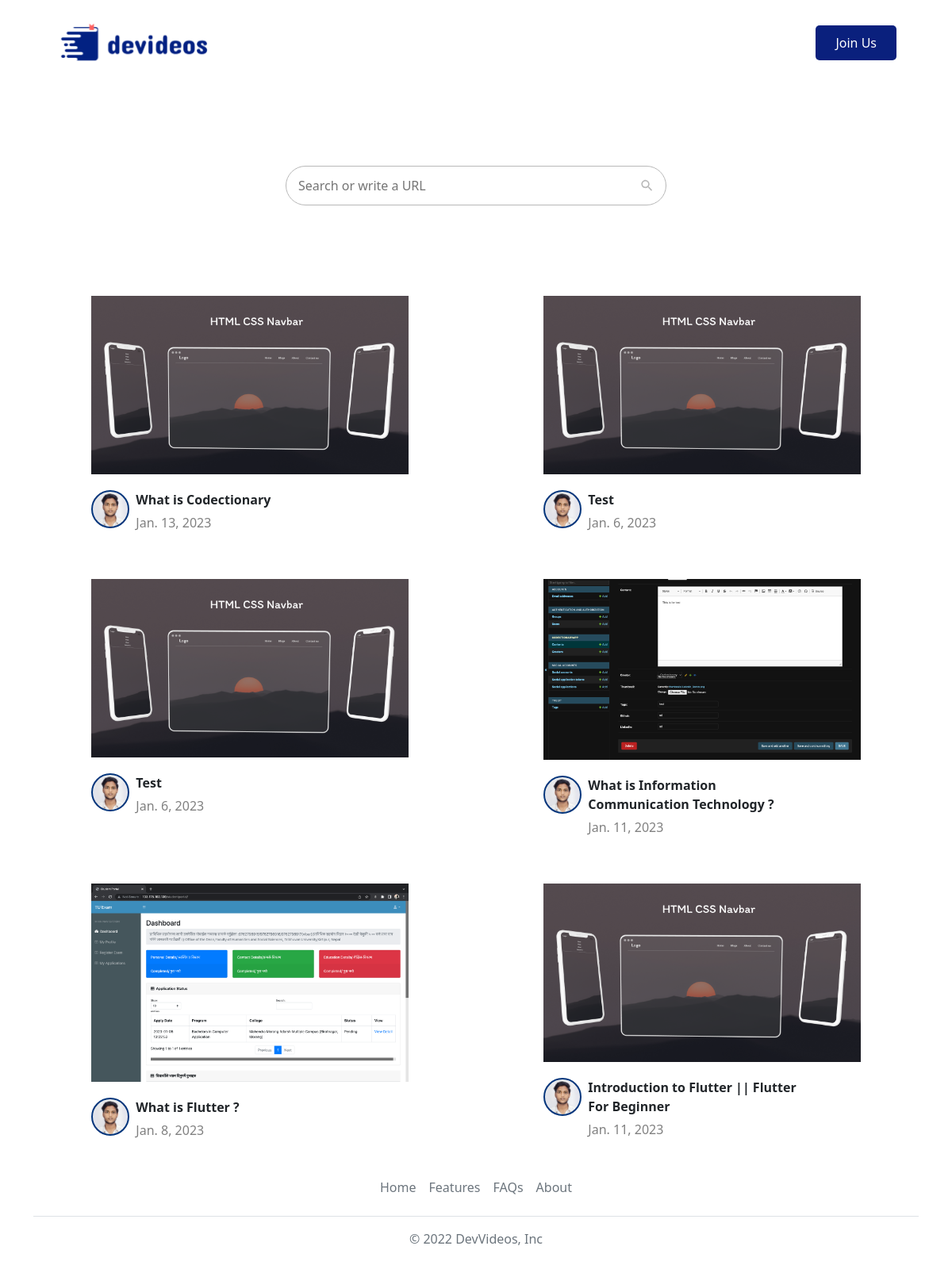
/, run on an earlier commit of the app's database.
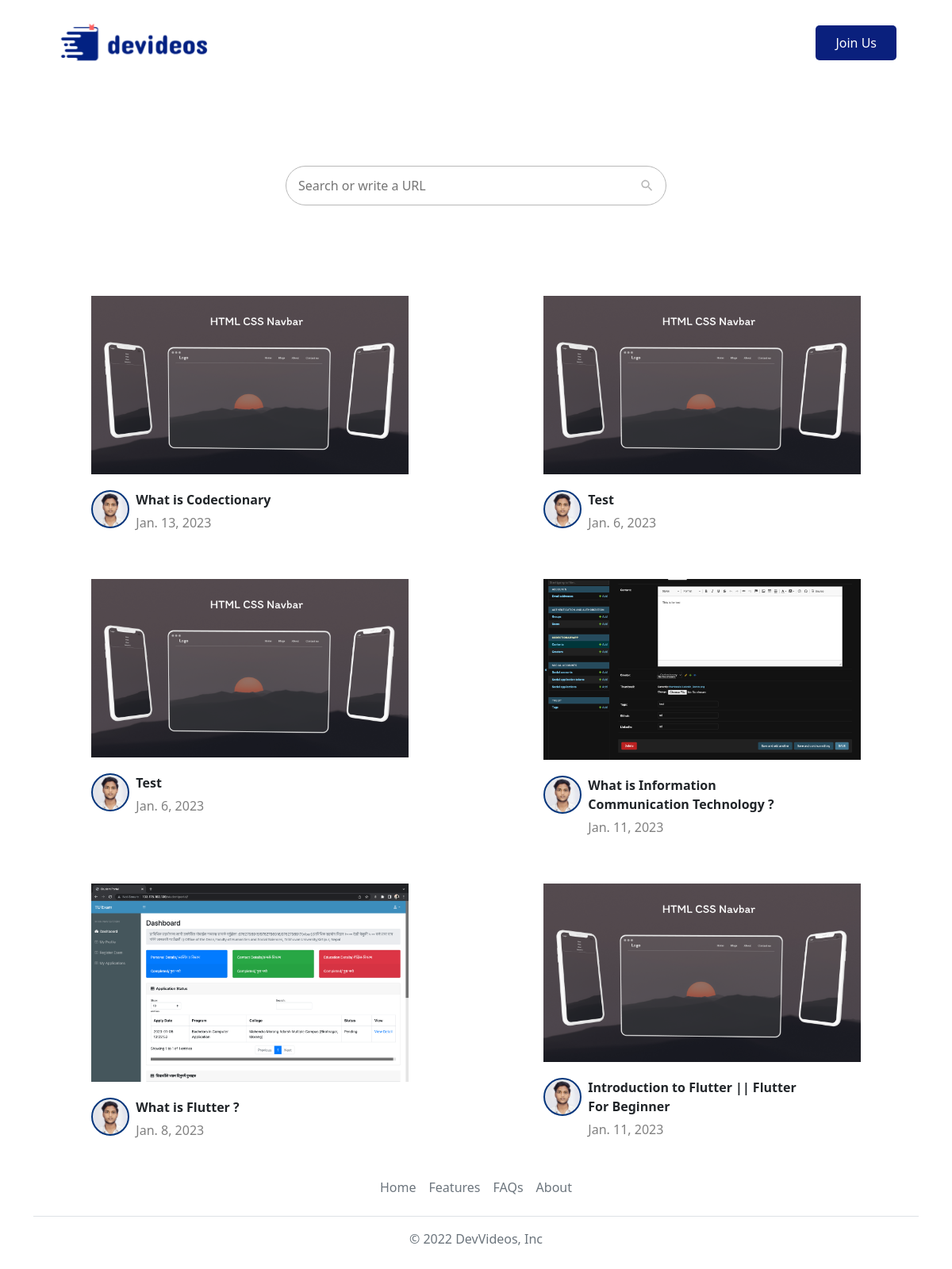
And on a later commit of the database.
### codectionaryapp/models.py (models this page shows, shortened)
class Content(models.Model):
    id = models.IntegerField( unique=True, auto_created=True, editable=False, primary_key=True,)
    title =  models.CharField(max_length=55)
    desciption = models.CharField(max_length=200,  default='')
    video = models.FileField(upload_to='videos/', null=False)
    content = RichTextField()
    views = models.IntegerField(default=0,editable=False)
    rating  = models.FloatField(default=0,editable=False)
    likes = models.IntegerField(default=0,editable=False)
    creator = models.ForeignKey(Creator,on_delete= models.CASCADE,null=True)
    thumbnail = models.ImageField(upload_to='thumbnails/')
    date_uploaded = models.DateField(auto_now=True);
    tags = models.CharField(max_length=100,default='')
    github = models.CharField(max_length=500,default='')
    linkedin = models.CharField(max_length=500,default='')
    def __str__(self):
        return self.title

class Creator(models.Model):
    email  = models.EmailField(unique=True);
    name  = models.CharField(max_length=100);
    channel_name  = models.CharField(max_length=100,unique=True);
    street_address  = models.CharField(max_length=100);
    country  = models.CharField(max_length=100);
    city  = models.CharField(max_length=100);
    zip_code  = models.IntegerField(default=00);
    date_of_birth  = models.DateField(auto_now=False, auto_now_add=False);
    channel_catagory  = models.CharField(max_length=100);
    channel_banner  = models.ImageField(upload_to='img/');
    channel_logo  = models.ImageField(upload_to='img/');
    about  = models.CharField(max_length=500);
    github  = models.CharField(max_length=500,default='')
    user = models.OneToOneField(User,on_delete= models.CASCADE, default='')
    date_joined = models.DateField(auto_now=True);

### codectionaryapp/views.py (the view)
# urls.py: path('', views.index, name='home'),
def index(request):
    contents = getContents(request)
    subscription = getSubscriptions(request)
    creator = None
    if request.user.is_authenticated:
        user = Creator.objects.filter(user=request.user)
        if user:
            creator = user[0]
    search = ''
    if 'search' in request.GET:
        search = request.GET['search'];
    context = {'title': 'DeVideos - Explore Knowledge online',
               'contents': contents, 'creator_profile': creator, 'subscription': getSubscriptions(request), 'search' : search}
    return render(request, 'index.html', context)

### codectionaryapp/functions.py (called while the page is built)
def getContents(request):
    posts = Content.objects.all().order_by('id').reverse()
    results = []
    query = None;
    if 'search' in request.GET:
        if request.GET['search'] != '':
            query = request.GET['search'];
    if query != None:
        query = query.split()
        for post in posts:
            for ask in query:
                if ask.lower() in post.title.lower() or ask.lower() in post.content or ask.lower() in post.desciption or ask.lower() in post.creator.channel_name.lower() or ask.lower() in post.tags:
                    results.append(post)
                    break
    else:
        results =posts
    print(results)
    return results

def getSubscriptions(request):
    subscription = []
    if request.user.is_authenticated:
        subs = Follower.objects.filter(followed_by = request.user).all()
        for sub in subs:
            subscription.append(sub.follow_to)
    return subscription

### templates/index.html (shortened to what this page needs)
{% extends 'skleton.html' %}
{% block body %}
    <div>
        <div class="searchBar">
            <form action="" class="search-form" method="get">
                <input type="search" name="search" id="search" value="{{search}}" class="search" placeholder="Search or write a URL"><img src="/static/img/search.svg " id="searchIcon" class="searchIcon">
            </form>
        </div>
    </div>
    <section>
        <div class="container videos-lst">
            <div class="row">
                {% for content in contents %}
                    <div class="col">
                        <a href="/watch?content={{content.id}}">
                            <div class="videoCard">
                                <img src="/media/{{content.thumbnail}}" alt="" class="thumbnail">
                                <div class="video-about">
                                    <a href="/profile/{{content.creator.channel_name}}/">
                                        <div class="profile-photo img-fluid" id="{{content.id}}" style="background-image: url(/media/{{content.creator.channel_logo}})"></div>
                                    </a>
                                        <div class="vid-title">
                                            <b class="title-txt">{{content.title}}</b>
                                            <div class="rating">
                                              {{content.date_uploaded}}
                                            </div>
                                        </div>
                                    <img src="/static/img/option-icon.svg" class="gray-200">
                                </div>
                            </div>
                        </a>
                    </div>
                {% endfor %}
            </div>
          </div>
    </section>
{% endblock body %}

### templates/skleton.html (shortened to what this page needs)
{% load socialaccount %}
{% load static %}
<!DOCTYPE html>
<html>
  <head>
    <link rel="stylesheet" href="/static/css/footers.css" />
    <link href="https://cdn.jsdelivr.net/npm/bootstrap@5.1.3/dist/css/bootstrap.min.css" rel="stylesheet">
    <link rel="stylesheet" href="/static/css/navbar.css" />
    <link rel="stylesheet" href="/static/css/style.css">
</head>
  <body>
    <nav class="navbar navbar-light navigation">
      <div class="container-fluid">
        <a href="/"> <img src="/static/img/logo.svg" class="logo"></a>
        <div class="nav-footer">
          {% if request.user.is_authenticated %}
            {% if creator_profile %}
            <div class="nav-foot profile-photo" style="background-image:url('/media/{{creator_profile.channel_logo}}')" onclick="options()"></div>
            {% else %}
            <div class="nav-foot profile-photo" style="background-image:url('{{user.socialaccount_set.all.0.get_avatar_url}}')" onclick="options()"></div>
            {% endif %}
          {% else %}
            <a href="/login">
              <button class="login-btn">Join Us</button>
            </a>
          {% endif %}
        </div>
      </div>
    </nav>
    {% block body %}{% endblock body %}
    <div class="container">
        <footer class="py-3 my-4">
          <ul class="nav justify-content-center border-bottom pb-3 mb-3">
            <li class="nav-item"><a href="#" class="nav-link px-2 text-muted">Home</a></li>
            <li class="nav-item"><a href="#" class="nav-link px-2 text-muted">Features</a></li>
            <li class="nav-item"><a href="#" class="nav-link px-2 text-muted">FAQs</a></li>
            <li class="nav-item"><a href="#" class="nav-link px-2 text-muted">About</a></li>
          </ul>
          <p class="text-center text-muted">&copy; 2022 DevVideos, Inc</p>
        </footer>
      </div>
  </body>
</html>

### static/css/navbar.css (style rules this page uses)
.logo { width: 200px; margin: 20px 58px; }
.profile-photo { width: 48px; height: 48px; border-radius: 100px; border: 2px solid #05367C; background-image: url("/static/img/person.svg"); background-size: cover; background-position: center; cursor: pointer; }
.nav-footer { display:flex; margin-right: 58px; align-items: center; }
.navigation { position: fixed; top: 0px; background-color: white; width: 100%; z-index: 1; }

### static/css/style.css (style rules this page uses)
a { text-decoration: none; color: #000; transition: .5s; }
.searchBar { display: flex; flex-direction: row; justify-content: center; margin-top: 209px; }
.search { border-radius: 100px; padding-inline-start: 15px; width: 40%; outline: 0px; border-width: 1px; border: 1px solid #B8B8B8; padding-inline-end: 15px; margin: 0px 20px; margin-right: 0px; transition: .5s; font-weight: 200; height: 50px; }
.search-form { width: 100%; display: flex; justify-content: center; }
.searchIcon { width: 19px; margin-left: -34px; margin-right: 35px; }
.videoCard { width: 400px; margin: auto; margin-top: 35px; }
.video-about { display: flex; flex-direction: row; width: 100%; align-items: flex-start; margin-top: 20px; }
.vid-title { width: 280px; }
.thumbnail { width: 100%; }
.rating { display: flex; color: grey; margin-top: 5px; }
.videos-lst { margin-top: 55px; }
.login-btn { border: none; background-color: #0A207D; border-radius: 5px; color: white; padding: 10px 25px; }

### templates/index.html (style rules this page uses)
a { display: inline-block; }

What changed in the data, as far as the page shows it:
changed through a linked row, Content "What is Codectionary": creator.channel_logo: a different picture
changed through a linked row, Content (number 2 of 6 on the later page): creator.channel_logo: a different picture
changed through a linked row, Content (number 3 of 6 on the later page): creator.channel_logo: a different picture
changed through a linked row, Content "What is Information Communication Technology ?": creator.channel_logo: a different picture
changed through a linked row, Content "What is Flutter ?": creator.channel_logo: a different picture
changed through a linked row, Content "Introduction to Flutter || Flutter For Beginner": creator.channel_logo: a different picture
